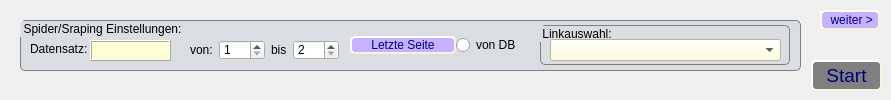
    <widget class="QWidget" name="stacked_web_scan">
     <widget class="QGroupBox" name="grpBox_scrap_settings">
      <property name="geometry">
       <rect>
        <x>20</x>
        <y>20</y>
        <width>781</width>
        <height>51</height>
       </rect>
      </property>
      <property name="styleSheet">
       <string notr="true">QGroupBox {
background-color: rgb(218, 222, 226);
border: 1px solid grey;border-radius: 5px;}</string>
      </property>
      <property name="title">
       <string>Spider/Sraping Einstellungen:</string>
      </property>
      <widget class="QWidget" name="layoutWidget_2">
       <property name="geometry">
        <rect>
         <x>330</x>
         <y>10</y>
         <width>171</width>
         <height>31</height>
        </rect>
       </property>
       <layout class="QHBoxLayout" name="horizontalLayout_5" stretch="20,0">
        <property name="spacing">
         <number>0</number>
        </property>
        <property name="sizeConstraint">
         <enum>QLayout::SetMinAndMaxSize</enum>
        </property>
        <property name="leftMargin">
         <number>0</number>
        </property>
        <property name="topMargin">
         <number>5</number>
        </property>
        <property name="rightMargin">
         <number>0</number>
        </property>
        <property name="bottomMargin">
         <number>0</number>
        </property>
        <item>
         <widget class="QPushButton" name="Btn_get_last_side">
          <property name="sizePolicy">
           <sizepolicy hsizetype="Preferred" vsizetype="Maximum">
            <horstretch>0</horstretch>
            <verstretch>0</verstretch>
           </sizepolicy>
          </property>
          <property name="toolTip">
           <string>letzte Seite der Webside oder Datenbank ermitteln</string>
          </property>
          <property name="styleSheet">
           <string notr="true">QPushButton { 
	color: rgb(0, 0, 127);
	selection-background-color: rgb(255, 85, 0);
	background-color: rgb(198, 178, 255);
	border-style: outset;
	border-width: 2px;
	font: 10pt &quot;MS Shell Dlg 2&quot;;
	border-radius: 5px;
	border-color: beige;
}                   
QPushButton:enabled{
	background-color: rgb(198, 178, 255);
}                           
QPushButton:pressed{ 
	background: red;
}                            
QPushButton:disabled{                             
	background-color: gray;                
}
QPushButton:hover{
	background-color: rgb(255, 85, 255);
}   </string>
          </property>
          <property name="text">
           <string>Letzte Seite</string>
          </property>
         </widget>
        </item>
        <item>
         <widget class="QRadioButton" name="rdBtn_last_side_von_DB">
          <property name="sizePolicy">
           <sizepolicy hsizetype="Minimum" vsizetype="Maximum">
            <horstretch>0</horstretch>
            <verstretch>0</verstretch>
           </sizepolicy>
          </property>
          <property name="toolTip">
           <string>letzte Seite aus der Datenbank entnehmen</string>
          </property>
          <property name="text">
           <string>von DB</string>
          </property>
         </widget>
        </item>
       </layout>
      </widget>
      <widget class="QLabel" name="lbl_DatenSatz">
       <property name="geometry">
        <rect>
         <x>70</x>
         <y>20</y>
         <width>81</width>
         <height>21</height>
        </rect>
       </property>
       <property name="styleSheet">
        <string notr="true">background-color: #FFFDD5;</string>
       </property>
       <property name="frameShape">
        <enum>QFrame::Box</enum>
       </property>
       <property name="frameShadow">
        <enum>QFrame::Raised</enum>
       </property>
       <property name="text">
        <string/>
       </property>
      </widget>
      <widget class="QLabel" name="lblDatenSatz">
       <property name="geometry">
        <rect>
         <x>10</x>
         <y>21</y>
         <width>61</width>
         <height>16</height>
        </rect>
       </property>
       <property name="text">
        <string>Datensatz:</string>
       </property>
      </widget>
      <widget class="QGroupBox" name="grpBox_link_auswahl">
       <property name="geometry">
        <rect>
         <x>520</x>
         <y>5</y>
         <width>250</width>
         <height>40</height>
        </rect>
       </property>
       <property name="title">
        <string>Linkauswahl:</string>
       </property>
       <widget class="QComboBox" name="cBox_studio_links">
        <property name="geometry">
         <rect>
          <x>10</x>
          <y>14</y>
          <width>231</width>
          <height>22</height>
         </rect>
        </property>
        <property name="styleSheet">
         <string notr="true">background-color: #FFFDD5;</string>
        </property>
       </widget>
      </widget>
      <widget class="QWidget" name="layoutWidget">
       <property name="geometry">
        <rect>
         <x>170</x>
         <y>20</y>
         <width>149</width>
         <height>20</height>
        </rect>
       </property>
       <layout class="QHBoxLayout" name="horizontalLayout">
        <item>
         <widget class="QLabel" name="lblvonVideo">
          <property name="text">
           <string>von:</string>
          </property>
         </widget>
        </item>
        <item>
         <widget class="QSpinBox" name="spinBox_vonVideo">
          <property name="minimum">
           <number>1</number>
          </property>
          <property name="maximum">
           <number>2000</number>
          </property>
         </widget>
        </item>
        <item>
         <widget class="QLabel" name="lblbisVideo">
          <property name="text">
           <string>bis</string>
          </property>
         </widget>
        </item>
        <item>
         <widget class="QSpinBox" name="spinBox_bisVideo">
          <property name="minimum">
           <number>2</number>
          </property>
          <property name="maximum">
           <number>2000</number>
          </property>
         </widget>
        </item>
       </layout>
      </widget>
     </widget>
     <widget class="QPushButton" name="Btn_stacked_next_2">
      <property name="geometry">
       <rect>
        <x>820</x>
        <y>10</y>
        <width>60</width>
        <height>20</height>
       </rect>
      </property>
      <property name="toolTip">
       <string>nächste ist Suche in DB nach Titel und Performer</string>
      </property>
      <property name="styleSheet">
       <string notr="true">QPushButton { 
	color: rgb(0, 0, 127);
	selection-background-color: rgb(255, 85, 0);
	background-color: rgb(198, 178, 255);
	border-style: outset;
	border-width: 2px;
	font: 10pt &quot;MS Shell Dlg 2&quot;;
	border-radius: 5px;
	border-color: beige;
}                   
QPushButton:enabled{
	background-color: rgb(198, 178, 255);
}                           
QPushButton:pressed{ 
	background: red;
}                            
QPushButton:disabled{                             
	background-color: gray;                
}
QPushButton:hover{
	background-color: rgb(255, 85, 255);
}   </string>
      </property>
      <property name="text">
       <string> weiter &gt;</string>
      </property>
     </widget>
     <widget class="QPushButton" name="Btn_start_spider">
      <property name="enabled">
       <bool>false</bool>
      </property>
      <property name="geometry">
       <rect>
        <x>811</x>
        <y>60</y>
        <width>71</width>
        <height>31</height>
       </rect>
      </property>
      <property name="sizePolicy">
       <sizepolicy hsizetype="Preferred" vsizetype="Maximum">
        <horstretch>0</horstretch>
        <verstretch>0</verstretch>
       </sizepolicy>
      </property>
      <property name="font">
       <font>
        <family>MS Shell Dlg 2</family>
        <pointsize>14</pointsize>
        <weight>50</weight>
        <italic>false</italic>
        <bold>false</bold>
       </font>
      </property>
      <property name="toolTip">
       <string>letzte Seite der Webside oder Datenbank ermitteln</string>
      </property>
      <property name="styleSheet">
       <string notr="true">QPushButton { 
	color: rgb(0, 0, 127);
	selection-background-color: rgb(255, 85, 0);
	background-color: rgb(198, 178, 255);
	border-style: outset;
	border-width: 2px;
	font: 14pt &quot;MS Shell Dlg 2&quot;;
	border-radius: 5px;
	border-color: beige;
}                   
QPushButton:enabled{
	background-color: rgb(198, 178, 255);
}                           
QPushButton:pressed{ 
	background: red;
}                            
QPushButton:disabled{                             
	background-color: gray;                
}
QPushButton:hover{
	background-color: rgb(255, 85, 255);
}   </string>
      </property>
      <property name="text">
       <string>Start</string>
      </property>
     </widget>
    </widget>
